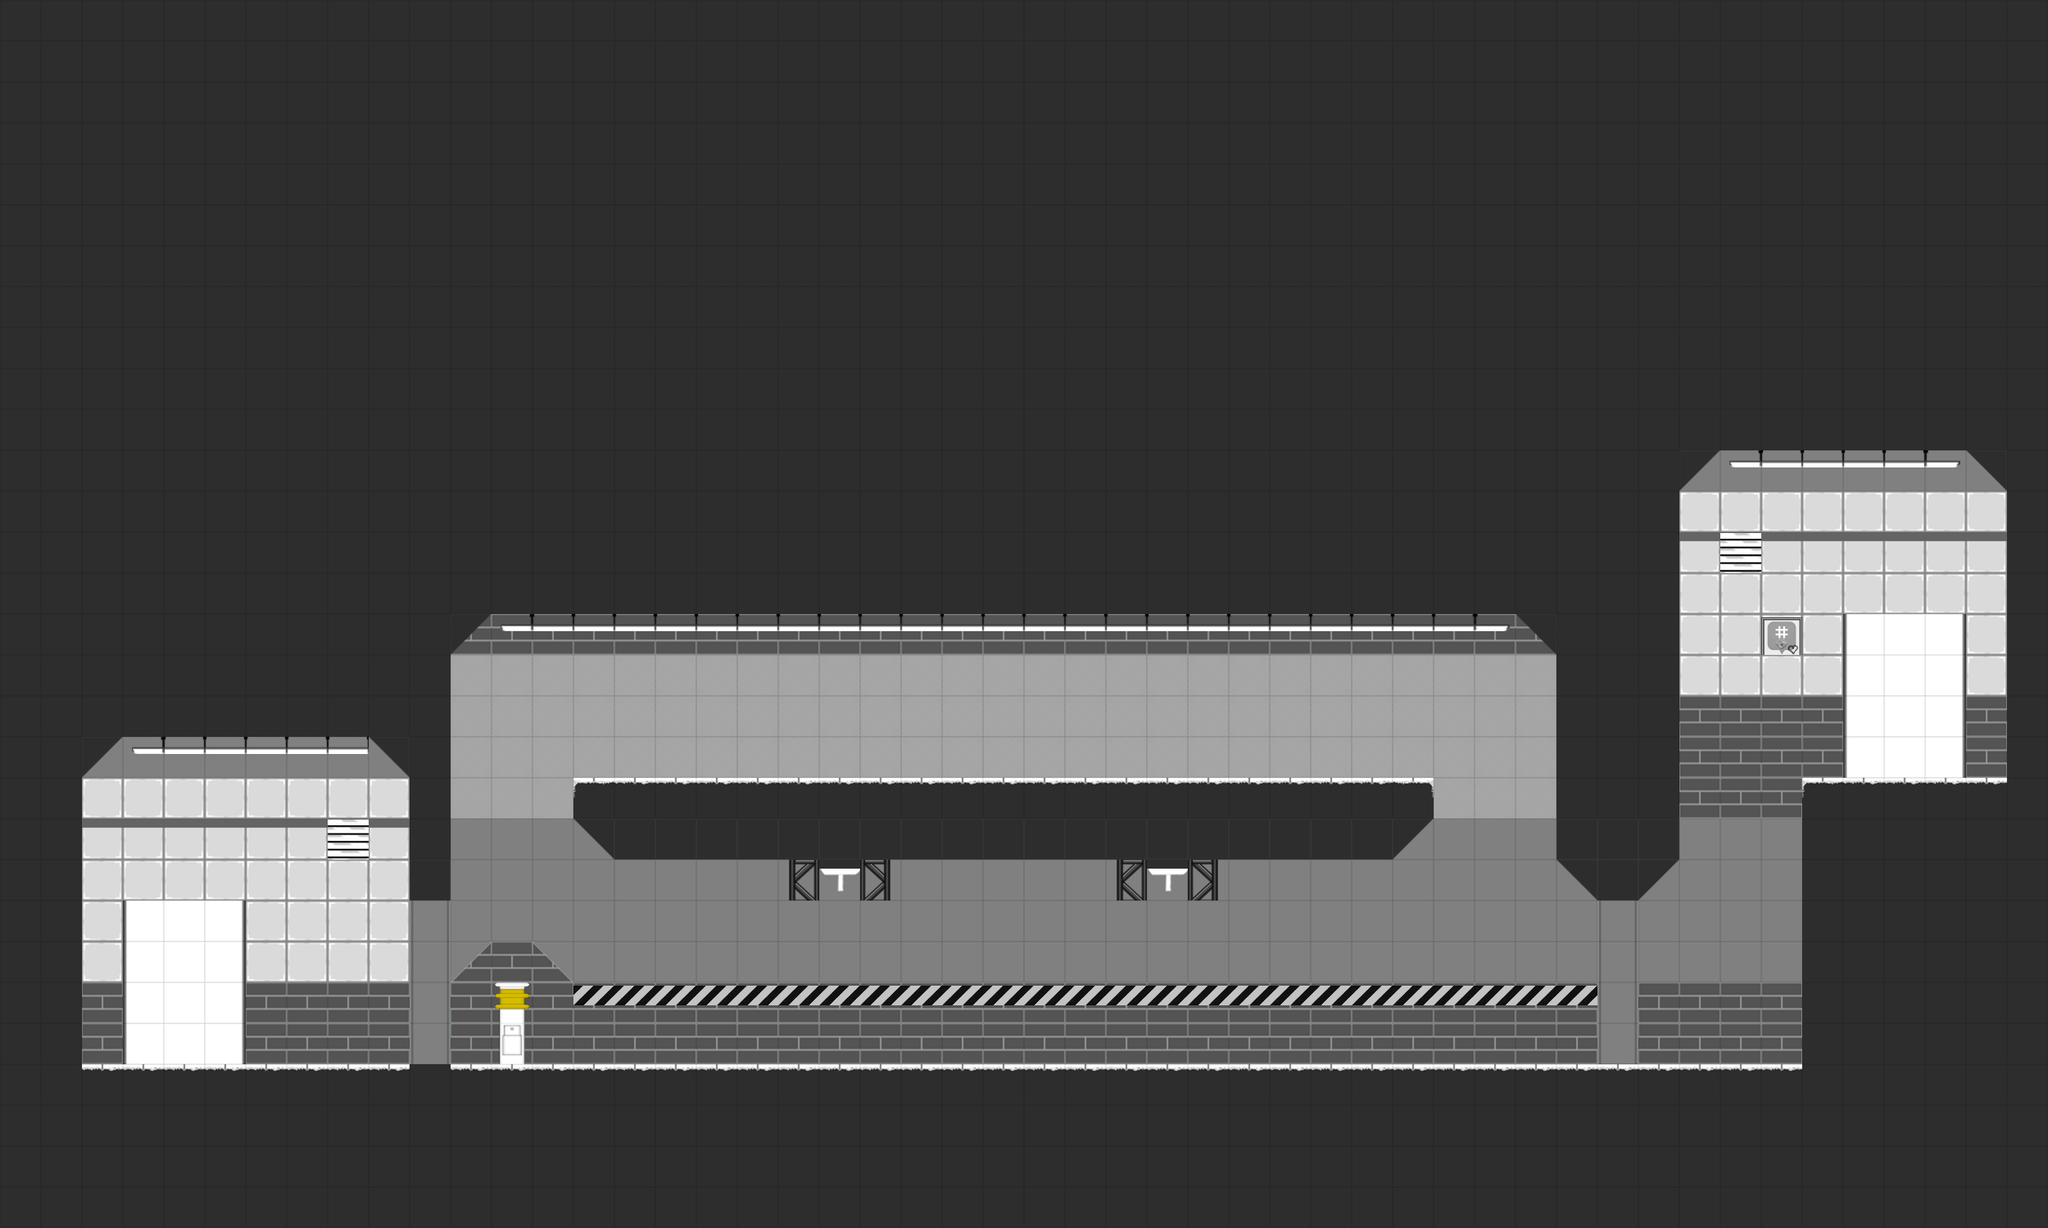

The image is a tile-based game level rendered from a .tmx file. Its description and source (layers, tilesets, objects; grid data summarised) follow:
An orthogonal 50x30 tile map with 50x50 px tiles, 4 tile layers (Background, Background Transparency, Decorations, Walkable Terrain), 2 tilesets and 7 objects (2x turret, 2x door, start, yellow, end).

<map version="1.0" orientation="orthogonal" renderorder="right-down" width="50" height="30" tilewidth="50" tileheight="50" nextobjectid="16">
 <tileset firstgid="1" name="Test" tilewidth="50" tileheight="50" tilecount="32" columns="16">
  <image source="../images/tileSet/TileSheet.png" width="815" height="101" />
 </tileset>
 <tileset firstgid="33" name="Decorations" tilewidth="50" tileheight="50" tilecount="259" columns="37">
  <image source="../images/tileSet/decorations_spritesheet.png" width="1850" height="350" />
 </tileset>
 <layer name="Background" width="50" height="30">
  <properties>
   <property name="nocollide" value="true" />
   <property name="tileset" value="Test" />
  </properties>
  <data>[1500 cells, 448 non-empty, 8 distinct tile ids]</data>
 </layer>
 <layer name="Background Transparency" width="50" height="30">
  <properties>
   <property name="nocollide" value="true" />
   <property name="tileset" value="Test" />
  </properties>
  <data>[1500 cells, 53 non-empty, 10 distinct tile ids]</data>
 </layer>
 <layer name="Decorations" width="50" height="30">
  <properties>
   <property name="nocollide" value="true" />
   <property name="tileset" value="Decorations" />
  </properties>
  <data>[1500 cells, 46 non-empty, 6 distinct tile ids]</data>
 </layer>
 <layer name="Walkable Terrain" width="50" height="30">
  <properties>
   <property name="tileset" value="Test" />
  </properties>
  <data>[1500 cells, 1076 non-empty, 4 distinct tile ids]</data>
 </layer>
 <objectgroup name="Objects">
  <object id="2" type="turret" x="1002" y="1052" width="47" height="48" />
  <object id="4" type="turret" x="1402" y="1051" width="48" height="47" />
  <object id="5" type="door" x="503" y="1102" width="44" height="201" />
  <object id="8" type="start" x="155" y="1100" width="144" height="200" />
  <object id="11" type="yellow" x="600" y="1199" width="47" height="100" />
  <object id="12" type="end" x="2255" y="752" width="141" height="198" />
  <object id="13" type="door" x="1953" y="1101" width="44" height="197" />
 </objectgroup>
</map>
